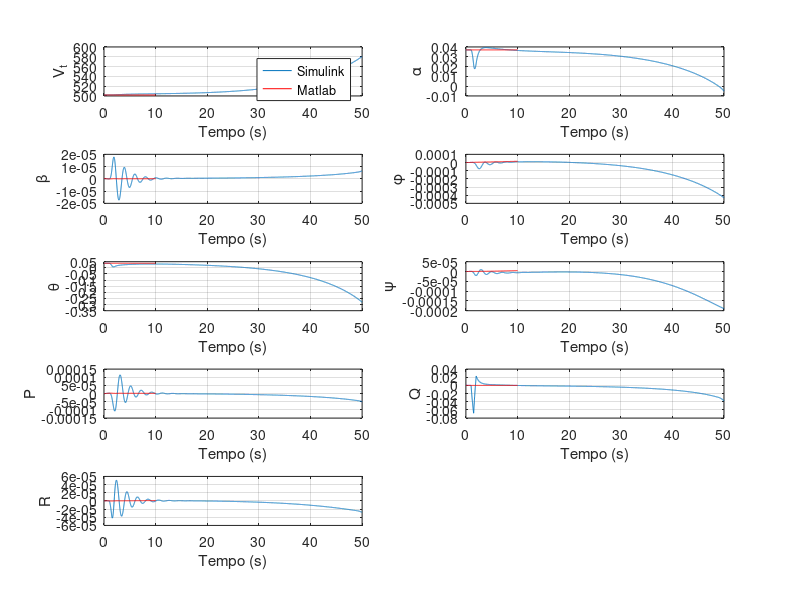

This figure's MATLAB source:
clear all; close all; clc;


load('OpenLoop_Simulink.mat');
load('SimulacaoNaoLinear.mat');

tS        = ans(1,1:end);
VtS       = ans(2,1:end);
alphaS    = ans(3,1:end);
betaS     = ans(4,1:end);
phiS      = ans(5,1:end);
thetaS    = ans(6,1:end);
psiS      = ans(7,1:end);
PS        = ans(8,1:end);
QS        = ans(9,1:end);
RS        = ans(10,1:end);


subplot(5,2,1);
plot(tS, VtS, T, Vt, 'r'); 
xlabel('Tempo (s)');
ylabel('V_t');
legend('Simulink', 'Matlab'); grid;

subplot(5,2,2);
plot(tS, alphaS, T, alpha, 'r'); 
xlabel('Tempo (s)');
ylabel('\alpha');
grid;

subplot(5,2,3);
plot(tS, betaS, T, beta, 'r'); 
xlabel('Tempo (s)');
ylabel('\beta');
grid;

subplot(5,2,4);
plot(tS, phiS, T, phi, 'r'); 
xlabel('Tempo (s)');
ylabel('\phi');
grid;

subplot(5,2,5);
plot(tS, thetaS, T, theta, 'r'); 
xlabel('Tempo (s)');
ylabel('\theta');
grid;

subplot(5,2,6);
plot(tS, psiS, T, psi, 'r');
xlabel('Tempo (s)');
ylabel('\psi');
grid;

subplot(5,2,7);
plot(tS, PS, T, P, 'r'); 
xlabel('Tempo (s)');
ylabel('P');
grid;

subplot(5,2,8);
plot(tS, QS, T, Q, 'r'); 
xlabel('Tempo (s)');
ylabel('Q');
grid;

subplot(5,2,9);
plot(tS, RS, T, R, 'r'); 
xlabel('Tempo (s)');
ylabel('R');
grid;
